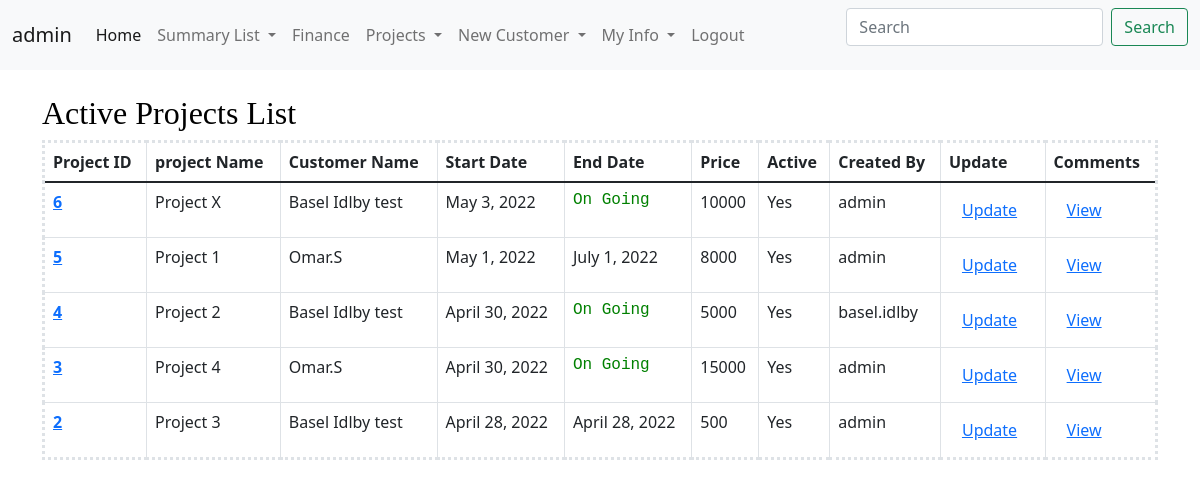
The app's page /ProjectsList (signed in), older data.
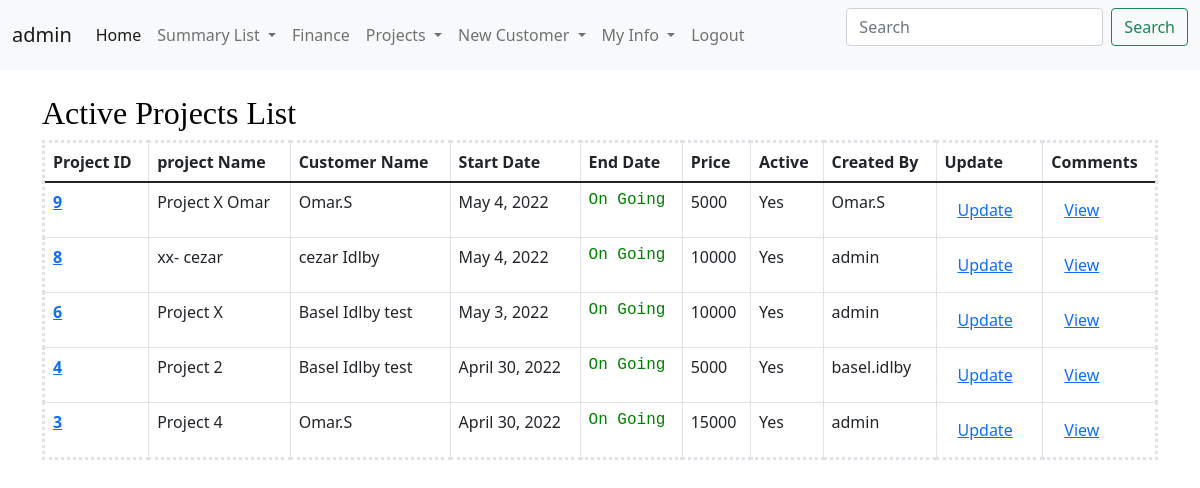
The same page, newer data.
### CRM/models.py (models this page shows, shortened)
class ProjectInfoModel(models.Model):
    projectId = models.AutoField(primary_key=True)
    projectName = models.CharField(max_length=100 , unique=True)
    projectDesc =  models.CharField(max_length=300)
    startDate = models.DateField(default= datetime.now)
    endDate = models.DateField(blank=True, null=True)
    price = models.IntegerField()
    active = models.BooleanField(default=True)
    createdBy = models.ForeignKey(User, on_delete=models.CASCADE)
    GA1 = models.CharField(max_length=100 , blank=True, null=True)
    GA2 = models.CharField(max_length=100 , blank=True, null=True)
    GB1 = models.BooleanField(default=False , blank=True, null=True)
    GB2 = models.BooleanField(default=False , blank=True, null=True)
    GD1 = models.DateField(blank=True, null=True)
    GD2 = models.DateField(blank=True, null=True)

class assignProjectModel(models.Model):
    assignId = models.AutoField(primary_key=True)
    customerId = models.ForeignKey(CustomerInfoModel,on_delete=models.DO_NOTHING)
    projectId = models.OneToOneField(ProjectInfoModel,on_delete=models.DO_NOTHING)
    assignDate = models.DateField(default=datetime.now)
    userLogin = models.CharField(max_length=50, null=True , blank=True )
    createdBy = models.ForeignKey(User, on_delete=models.DO_NOTHING)

### CRM/views.py (the view)
# urls.py: path('ProjectsList',views.ProjectsList,name='ProjectsList'),
@login_required
def ProjectsList(request):
    projectListQuery = assignProjectModel.objects.select_related('projectId_id').values_list('projectId__projectId','projectId__projectName','customerId__customerName','projectId__startDate','projectId__endDate','projectId__price','projectId__active','projectId__createdBy__username','userLogin').filter(projectId__active=True).order_by('-projectId_id')
    context = {'projectListQuery':projectListQuery}
    return render(request,'CRM/projectList.html',context)

### CRM/templates/CRM/projectList.html (shortened to what this page needs)
{% include 'CRM/base.html' %}
{% include 'CRM/navbar.html' %}
{% block content %}
<div class="container-lg">
    <h2 style="color: rgb(0, 0, 0); font-family: Georgia, 'Times New Roman', Times, serif; "> Active Projects List</h2>
<table style="border-style: dotted;" class="table table-bordered">
    <thead>
      <tr>
        <th scope="col">Project ID</th>
        <th scope="col">project Name</th>
        <th scope="col">Customer Name</th>
        <th scope="col">Start Date</th>
        <th scope="col">End Date</th>
        <th scope="col">Price</th>
        <th scope="col">Active</th>
        <th scope="col">Created By</th>
        <th scope="col">Update</th>
        <th scope="col">Comments</th>
      </tr>
    </thead>
    <tbody>
      <tr>
          {% for x in projectListQuery %}
        <th scope="row" ><a href="/customerProfile/{{x.0}}">{{x.0}}</a></th>
        <td>{{x.1}}</td>
        <td>{{x.2}}</td>
        <td>{{x.3}}</td>
        {% if x.4 == Null %} <td style="color: green; font-family: 'Courier New', Courier, monospace;">On Going</td> {% else %} <td>{{x.4}}</td> {% endif %}
        <td>{{x.5}}</td>
        {% if x.6 == True %} <td>Yes</td> {% else %} <td>No</td> {% endif %}
        <td>{{x.7}}</td>
        <td><button class="btn btn-secondery"><a href="/updateProject/{{x.0}}">Update</a></button></td>
        <td><button class="btn btn-secondery"><a href="/NewComment/{{x.0}}">View</a></button></td>
      </tr>
      {% endfor %}
    </tbody>
  </table>
</div>
{% endblock %}

### CRM/templates/CRM/base.html (shortened to what this page needs)
{% block content %}
{% load static %}
<html lang="en">
<head>
    <link href="https://cdn.jsdelivr.net/npm/bootstrap@5.1.3/dist/css/bootstrap.min.css" rel="stylesheet">
    <link rel="stylesheet" type="text/css" href="{% static 'CRM/custom.css' %}?{% now "U" %}">
</head>
<body>
</body>
</html>
{% endblock %}

### CRM/templates/CRM/navbar.html (shortened to what this page needs)
{% block content %}
<nav class="navbar navbar-expand-lg navbar-light bg-light">
    <div class="container-fluid">
      <a class="navbar-brand" href="#">{{user.get_username}}</a>
      <div class="collapse navbar-collapse" id="navbarScroll">
        <ul class="navbar-nav me-auto my-2 my-lg-0 navbar-nav-scroll" style="--bs-scroll-height: 100px;">
          {% if user.is_superuser %}
          <li class="nav-item">
            <a class="nav-link active" aria-current="page" href="{% url 'CRM:customerList' %}">Home</a>
          </li>
          <li class="nav-item dropdown">
            <a class="nav-link dropdown-toggle" href="#" id="navbarScrollingDropdown" role="button" data-bs-toggle="dropdown" aria-expanded="false">
              Summary List
            </a>
          </li>
          <li class="nav-item">
            <a class="nav-link" href="#">Finance</a>
          </li>
          <li class="nav-item dropdown">
            <a class="nav-link dropdown-toggle" href="#" id="navbarScrollingDropdown" role="button" data-bs-toggle="dropdown" aria-expanded="false">
              Projects
            </a>
          </li>
          <li class="nav-item dropdown">
            <a class="nav-link dropdown-toggle" href="#" id="navbarScrollingDropdown" role="button" data-bs-toggle="dropdown" aria-expanded="false">
              New Customer
            </a>
          </li>
          {% endif %}
          {% if user.is_authenticated %}
          <li class="nav-item dropdown">
            <a class="nav-link dropdown-toggle" href="#" id="navbarScrollingDropdown" role="button" data-bs-toggle="dropdown" aria-expanded="false">
              My Info
            </a>
          </li>
          {% endif %}
          {% if user.is_authenticated %}
          <li class="nav-item">
            <a class="nav-link" href="{% url 'logout' %}">Logout</a>
          </li>
          {% else %}
          <li class="nav-item"></li>
          <a class="nav-link" href="{% url 'login' %}">Login</a>
        </li>
          {% endif %}
        </ul>
        <form class="d-flex">
          <input class="form-control me-2" type="search" placeholder="Search" aria-label="Search">
          <button class="btn btn-outline-success" type="submit">Search</button>
        </form>
      </div>
    </div>
  </nav>
  {% endblock %}

Row changes from the older to the newer data that the page shows:
no longer on this page (row edited): ProjectInfoModel: projectId "5", projectName "Project 1", x "Omar.S", startDate "May 1, 2022", endDate "July 1, 2022", price "8000", x "admin"
no longer on this page (row edited): ProjectInfoModel: projectId "2", projectName "Project 3", x "Basel Idlby test", x "April 28, 2022", price "500", x "admin"
added assignProjectModel: projectId "9", x "Project X Omar", userLogin "Omar.S", assignDate "May 4, 2022", shows "On Going", x "5000"
added ProjectInfoModel: projectId "8", projectName "xx- cezar", x "cezar Idlby", startDate "May 4, 2022", shows "On Going", price "10000", x "admin"
